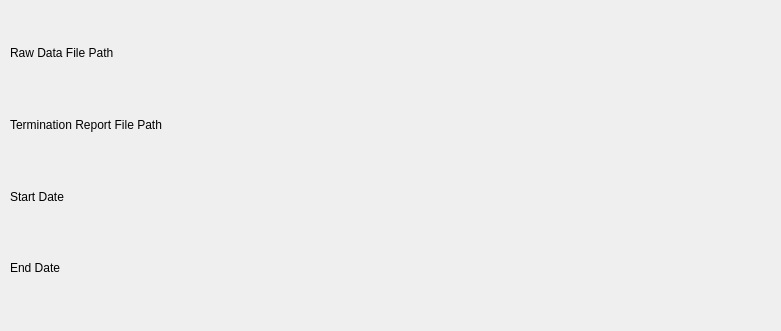
<?xml version="1.0" encoding="UTF-8"?>
<ui version="4.0">
 <class>Form</class>
 <widget class="QWidget" name="Form">
  <property name="geometry">
   <rect>
    <x>0</x>
    <y>0</y>
    <width>781</width>
    <height>331</height>
   </rect>
  </property>
  <property name="windowTitle">
   <string>Form</string>
  </property>
  <widget class="QWidget" name="gridLayoutWidget">
   <property name="geometry">
    <rect>
     <x>10</x>
     <y>20</y>
     <width>761</width>
     <height>281</height>
    </rect>
   </property>
   <layout class="QGridLayout" name="gridLayout">
    <item row="3" column="0">
     <widget class="QLabel" name="title_end_date">
      <property name="text">
       <string>End Date</string>
      </property>
     </widget>
    </item>
    <item row="2" column="0">
     <widget class="QLabel" name="title_start_date">
      <property name="text">
       <string>Start Date</string>
      </property>
     </widget>
    </item>
    <item row="0" column="0">
     <widget class="QLabel" name="title_filea_path">
      <property name="text">
       <string>Raw Data File Path</string>
      </property>
     </widget>
    </item>
    <item row="1" column="0">
     <widget class="QLabel" name="title_fileb_path">
      <property name="text">
       <string>Termination Report File Path</string>
      </property>
     </widget>
    </item>
    <item row="3" column="1">
     <widget class="QLabel" name="label_end_date">
      <property name="text">
       <string/>
      </property>
     </widget>
    </item>
    <item row="2" column="1">
     <widget class="QLabel" name="label_start_date">
      <property name="text">
       <string/>
      </property>
     </widget>
    </item>
    <item row="1" column="1">
     <widget class="QLabel" name="label_fileb_path">
      <property name="text">
       <string/>
      </property>
     </widget>
    </item>
    <item row="0" column="1">
     <widget class="QLabel" name="label_filea_path">
      <property name="text">
       <string/>
      </property>
     </widget>
    </item>
   </layout>
  </widget>
 </widget>
 <resources/>
 <connections/>
</ui>
